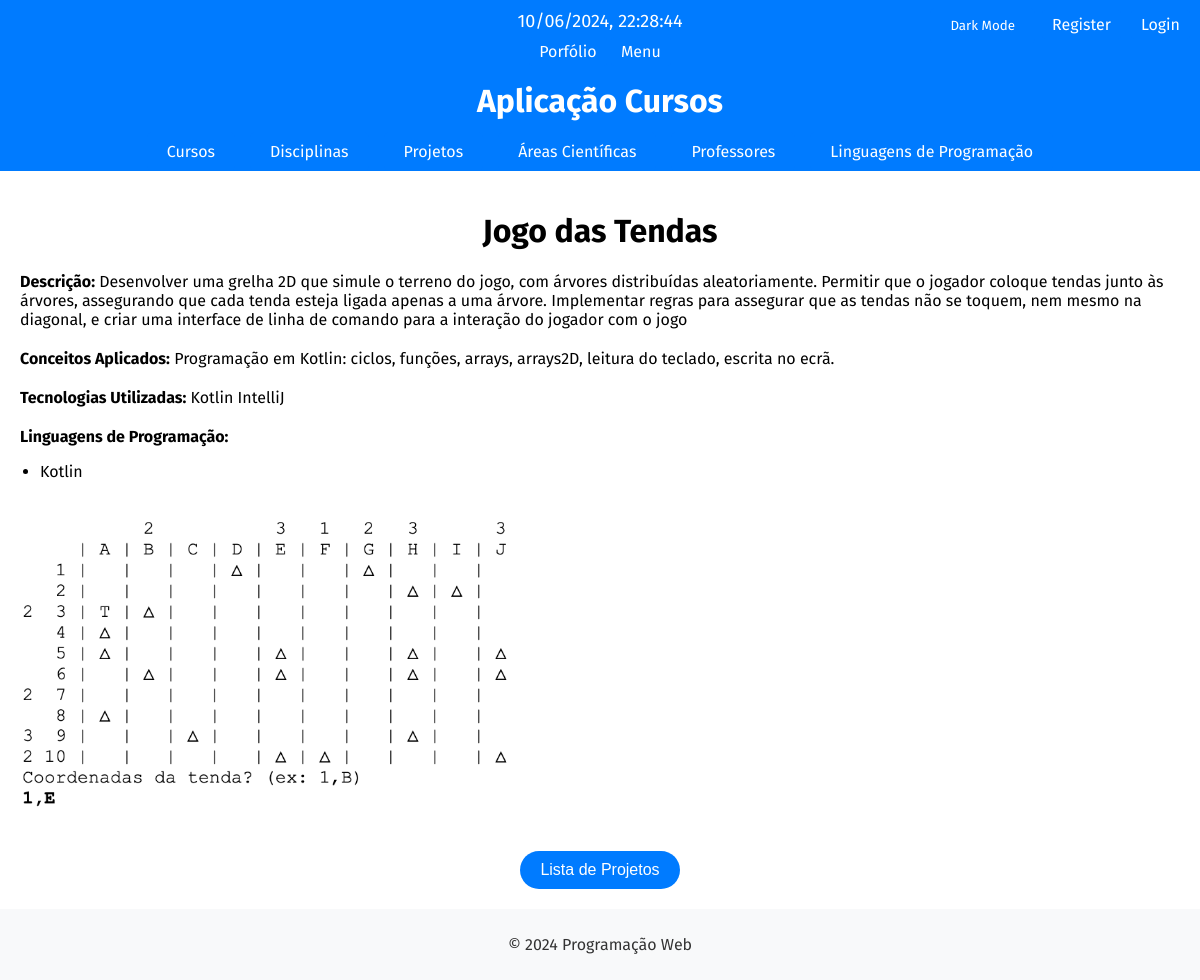
/cursos/projeto/1/, run on the app's committed database.
### curso/models.py (models this page shows, shortened)
class Project(models.Model):
    name = models.CharField(max_length=255, default = "Projeto")
    description = models.TextField()
    concepts_applied = models.TextField()
    technologies_used = models.TextField()
    image = models.ImageField(upload_to='project_images/')
    youtube_link = models.URLField(blank=True, null=True)
    github_link = models.URLField(blank=True, null=True)
    programming_languages = models.ManyToManyField(ProgrammingLanguage, related_name='projects')

class ProgrammingLanguage(models.Model):
    name = models.CharField(max_length=100)

### curso/views.py (the view)
# urls.py: path('projeto/<int:project_id>/', views.projeto_pagee, name='projeto_page'), # editar e apagar projeto
def projeto_pagee(request, project_id):
    projeto = Project.objects.get(pk=project_id)
    return render(request, 'curso/projeto_page.html', {'projeto' : projeto, 'is_editor': is_editor_curso(request.user)})

### curso/views.py (called while the page is built)
def is_editor_curso(user):
    return user.groups.filter(name='editor_curso').exists()

### curso/templates/curso/projeto_page.html (shortened to what this page needs)
{% extends 'curso/layout.html' %}
{% block content %}
    <div class="detalhes-projeto">
        <h1>{{ projeto.name }}</h1>
        <p><strong>Descrição:</strong> {{ projeto.description }}</p>
        <p><strong>Conceitos Aplicados:</strong> {{ projeto.concepts_applied }}</p>
        <p><strong>Tecnologias Utilizadas:</strong> {{ projeto.technologies_used }}</p>
        <p><strong>Linguagens de Programação:</strong></p>
        <ul>
            {% for linguagem in projeto.programming_languages.all %}
                <li>{{ linguagem.name }}</li>
            {% endfor %}
        </ul>
        <img src="{{ projeto.image.url }}" alt="Imagem do Projeto" style="margin-top: 20px;">
    </div>
    <div class="button-container">
        <a href="{% url 'projetos' %}">
            <button>Lista de Projetos</button>
        </a>
    </div>
{% endblock %}

### curso/static/curso/estilos.css (style rules this page uses)
body { font-family: 'Fira Sans', sans-serif; font-optical-sizing: auto; margin: 0; padding: 0; display: flex; flex-direction: column; min-height: 100vh; }
.button-container { display: flex; justify-content: center; gap: 10px; margin-top: 20px; }
.button-container button { padding: 10px 20px; font-size: 16px; background-color: #007bff; color: #fff; border: none; border-radius: 20px; cursor: pointer; transition: background-color 0.3s ease; }
h1 { text-align: center; }

### curso/templates/curso/projeto_page.html (style rules this page uses)
.detalhes-projeto { margin-bottom: 40px; }
.detalhes-projeto h1, .detalhes-projeto h2 { text-align: center; }
.detalhes-projeto p { margin-top: 20px; }
.detalhes-projeto ul { padding-left: 20px; }
.detalhes-projeto ul li { margin-top: 10px; }
.detalhes-projeto img { max-width: 500px; height: auto; margin-top: 20px; }

### data on the page
Project: name "Jogo das Tendas", description "Desenvolver uma grelha 2D que simule o terreno do jogo, com árvores distribuídas aleatoriamente. Permitir que o jogador coloque tendas junto às árvores, assegurando que cada tenda esteja ligada apenas a uma árvore. Implementar regras para assegurar que as tendas não se toquem, nem mesmo na diagonal, e criar uma interface de linha de comando para a interação do jogador com o jogo", concepts_applied "Programação em Kotlin: ciclos, funções, arrays, arrays2D, leitura do teclado, escrita no ecrã.", technologies_used "Kotlin IntelliJ", image (picture)
ProgrammingLanguage: name "Kotlin"
